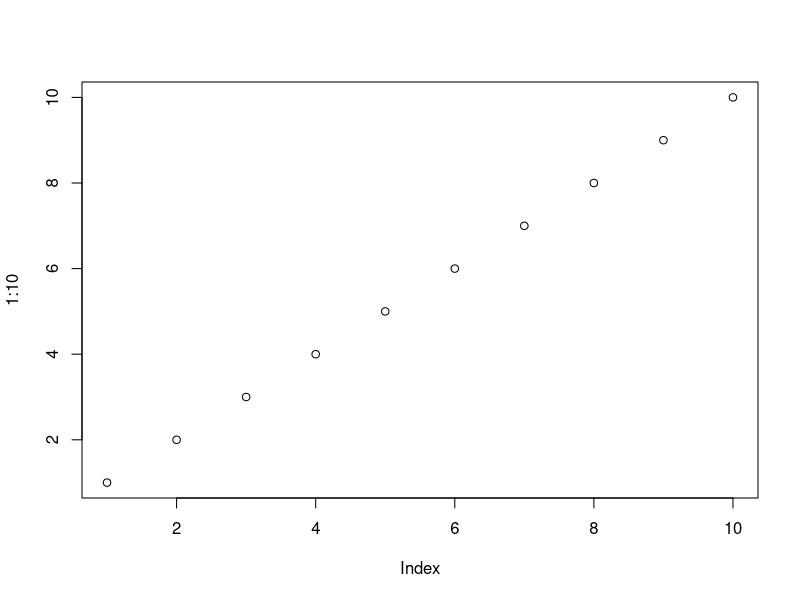
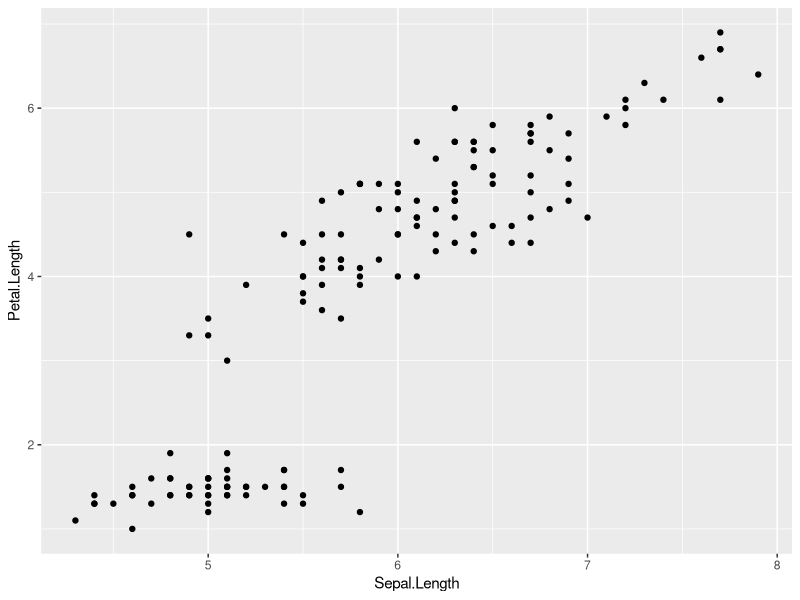

Recreate these plots in R, in order.
## ---- chunk 1
plot(1:10)
## ---- chunk 2
library(ggplot2)
ggplot(iris, aes(x = Sepal.Length, y = Petal.Length)) + geom_point()
